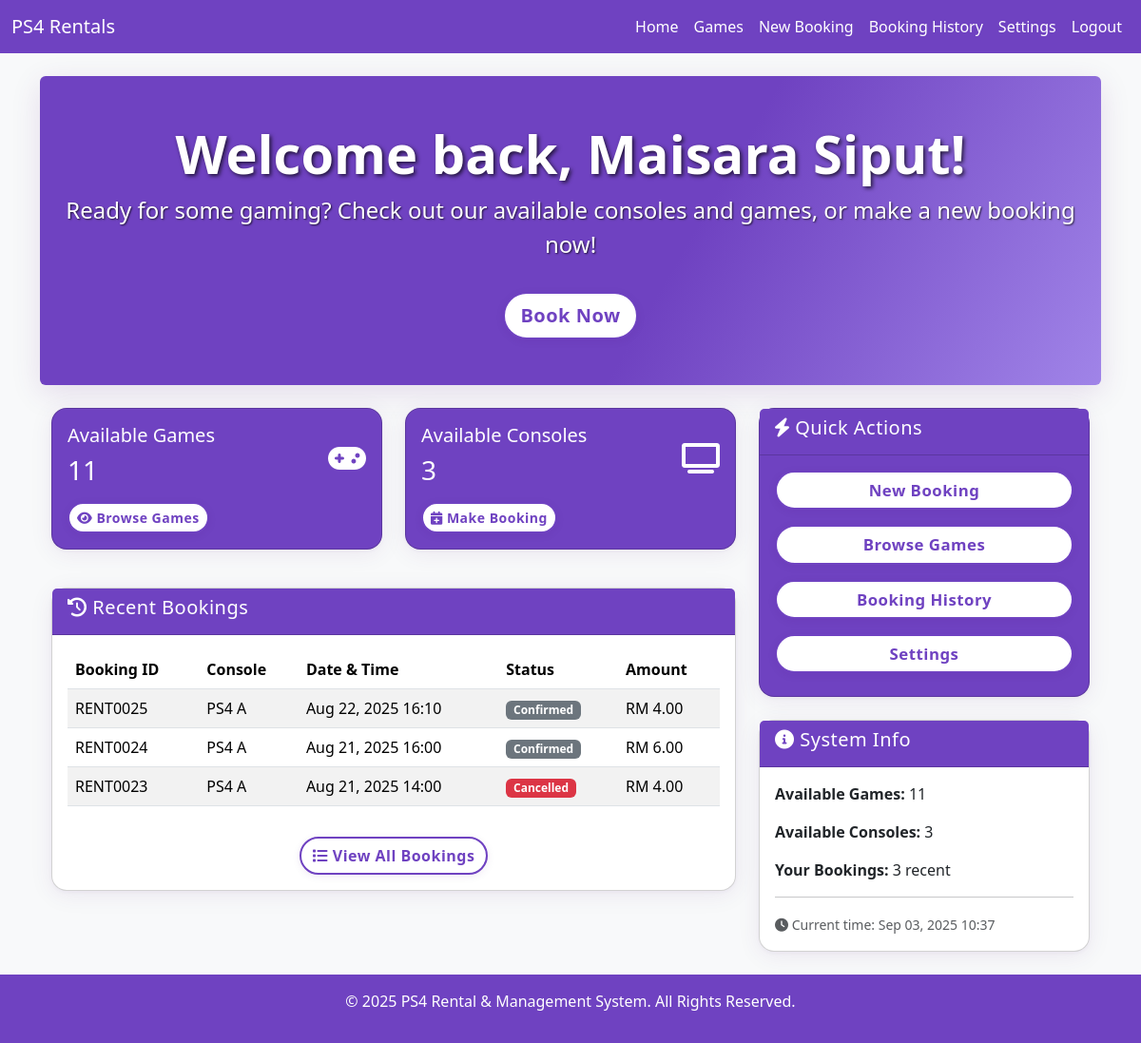
The app's page /customer/home.php (signed in), older data.
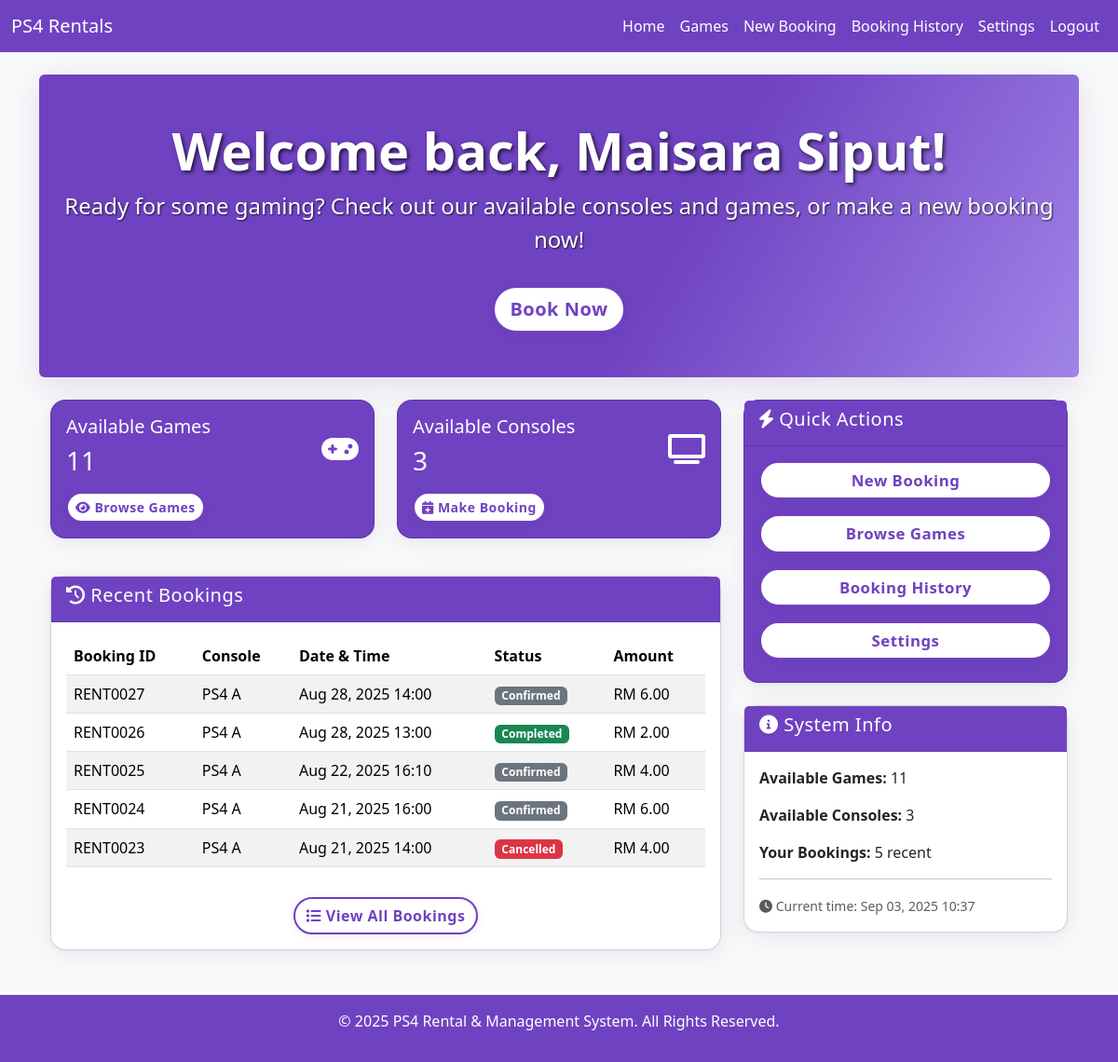
The same page, newer data.
### tables this page shows
CREATE TABLE IF NOT EXISTS `rentals` (
  `rental_ID` varchar(10) NOT NULL,
  `number_of_players` int NOT NULL DEFAULT '1',
  `booking_start_time` datetime NOT NULL,
  `booking_end_time` datetime NOT NULL,
  `actual_start_time` datetime DEFAULT NULL,
  `actual_end_time` datetime DEFAULT NULL,
  `rental_status` enum('pending_payment','confirmed','in_progress','completed','cancelled') NOT NULL DEFAULT 'pending_payment',
  `customer_ID` varchar(10) NOT NULL,
  `console_ID` varchar(10) NOT NULL,
  `staff_ID` varchar(10) DEFAULT NULL,
  `total_amount` decimal(10,2) DEFAULT NULL,
  `created_at` timestamp NOT NULL DEFAULT CURRENT_TIMESTAMP,
  `notes` text,
  `payment_ID` varchar(10) DEFAULT NULL,
  PRIMARY KEY (`rental_ID`),
  KEY `console_ID` (`console_ID`),
  KEY `staff_ID` (`staff_ID`),
  KEY `fk_rentals_payment` (`payment_ID`),
  KEY `rentals_ibfk_1` (`customer_ID`)
);

CREATE TABLE IF NOT EXISTS `consoles` (
  `console_ID` varchar(10) NOT NULL,
  `console_name` varchar(50) NOT NULL,
  `console_model` varchar(50) DEFAULT NULL,
  `location_description` varchar(255) DEFAULT NULL,
  `max_controllers` int NOT NULL DEFAULT '4',
  `consoles_status` enum('available','in_use','maintenance') NOT NULL DEFAULT 'available',
  `hourly_rate` decimal(8,2) NOT NULL,
  `notes` text,
  PRIMARY KEY (`console_ID`)
);

### customer/home.php (the view, shortened to what the changed rows need)
<?php
require_once '../db_connection.php';
$customer_ID = $_SESSION['customer_ID'];
$stmt = $pdo->prepare('
    SELECT r.*, co.console_name
    FROM rentals r
    JOIN consoles co ON r.console_ID = co.console_ID
    WHERE r.customer_ID = ?
    ORDER BY r.booking_start_time DESC
    LIMIT 5
');
$stmt->execute([$customer_ID]);
$recent_bookings = $stmt->fetchAll();
$stmt = $pdo->prepare('SELECT COUNT(*) FROM games WHERE is_available = 1');
$stmt->execute();
$available_games = $stmt->fetchColumn();
$stmt = $pdo->prepare('SELECT COUNT(*) FROM consoles WHERE consoles_status = "available"');
$stmt->execute();
$available_consoles = $stmt->fetchColumn();
?>
<!DOCTYPE html>
<html lang="en">
<head>
    <link href="https://cdn.jsdelivr.net/npm/bootstrap@5.3.3/dist/css/bootstrap.min.css" rel="stylesheet">
    <link href="https://cdnjs.cloudflare.com/ajax/libs/font-awesome/6.0.0/css/all.min.css" rel="stylesheet">
    <link href="../css/style.css" rel="stylesheet">
</head>
<body>
    <?php include '../partials/header.php'; ?>
    <section class="hero-section bg-purple text-white py-5 mb-4 rounded">
        <div class="container text-center">
            <h1 class="display-4">Welcome back, <?php echo htmlspecialchars($_SESSION['customer_full_name']); ?>!</h1>
        </div>
    </section>
    <div class="container">
        <div class="row">
            <div class="col-md-8">
                <div class="card mb-4">
                    <div class="card-body">
                        <?php if (empty($recent_bookings)): ?>
                            <p class="text-muted">No bookings yet. <a href="new_booking.php">Make your first booking!</a></p>
                        <?php else: ?>
                            <div class="table-responsive">
                                <table class="table table-striped">
                                    <thead>
                                        <tr>
                                            <th>Booking ID</th>
                                            <th>Console</th>
                                            <th>Date & Time</th>
                                            <th>Status</th>
                                            <th>Amount</th>
                                        </tr>
                                    </thead>
                                    <tbody>
                                        <?php foreach ($recent_bookings as $booking): ?>
                                        <tr>
                                            <td><?php echo htmlspecialchars($booking['rental_ID']); ?></td>
                                            <td><?php echo htmlspecialchars($booking['console_name']); ?></td>
                                            <td><?php echo date('M d, Y H:i', strtotime($booking['booking_start_time'])); ?></td>
                                            <td>
                                                <span class="badge bg-<?php
                                                    echo $booking['rental_status'] === 'completed' ? 'success' :
                                                        ($booking['rental_status'] === 'in_progress' ? 'warning' :
                                                        ($booking['rental_status'] === 'pending_payment' ? 'info' :
                                                        ($booking['rental_status'] === 'cancelled' ? 'danger' : 'secondary')));
                                                ?>">
                                                    <?php echo ucfirst(str_replace('_', ' ', $booking['rental_status'])); ?>
                                                </span>
                                            </td>
                                            <td><?php echo $booking['total_amount'] ? 'RM ' . number_format($booking['total_amount'], 2) : '-'; ?></td>
                                        </tr>
                                        <?php endforeach; ?>
                                    </tbody>
                                </table>
                            </div>
                        <?php endif; ?>
                    </div>
                </div>
            </div>
            <div class="col-md-4">
                <div class="card">
                    <div class="card-body">
                        <p><strong>Available Games:</strong> <?php echo $available_games; ?></p>
                        <p><strong>Available Consoles:</strong> <?php echo $available_consoles; ?></p>
                        <p><strong>Your Bookings:</strong> <?php echo count($recent_bookings); ?> recent</p>
                        <hr>
                        <small class="text-muted">
                            <i class="fas fa-clock"></i>
                            Current time: <?php echo date('M d, Y H:i'); ?>
                        </small>
                    </div>
                </div>
            </div>
        </div>
    </div>
    <?php include '../partials/footer.php'; ?>
</body>
</html>

Row changes from the older to the newer data that the page shows:
added rentals: rental_ID "RENT0027", console_ID.console_name "PS4 A", booking_start_time "Aug 28, 2025 14:00", rental_status "Confirmed", total_amount "6.00"
added rentals: rental_ID "RENT0026", console_ID.console_name "PS4 A", booking_start_time "Aug 28, 2025 13:00", rental_status "Completed", total_amount "2.00"
Text that changed along with them:
count($recent_bookings): "3" → "5"
